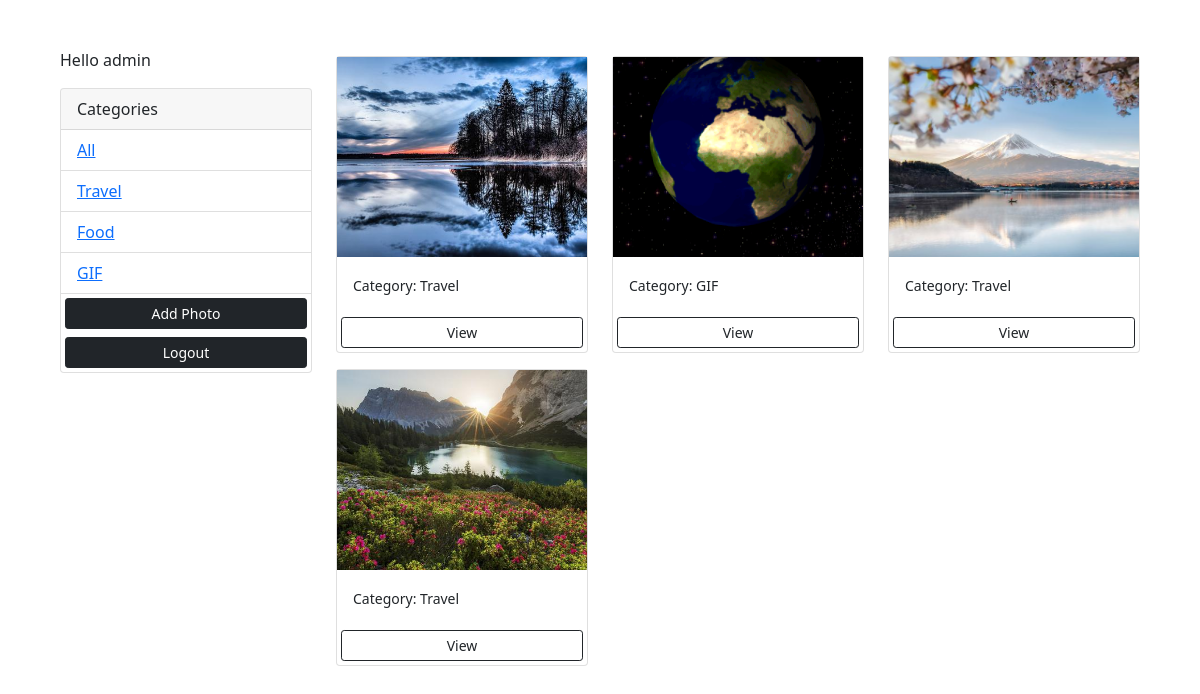
The app's page / (signed in) with its own data.
### photos/models.py (models this page shows, shortened)
class Category(models.Model):
    name = models.CharField(max_length=100, null=False, blank=False)

class Photo(models.Model):
    category = models.ForeignKey(Category, on_delete=models.SET_NULL, null=True, blank=True)
    image = models.ImageField(null=False, blank=False)
    description = models.TextField()
    thumbnail = models.ImageField(editable=False, null=True)

### photos/views.py (the view)
# urls.py: path('', views.gallery, name='gallery'),
@login_required(login_url='login')
def gallery(request):
    category = request.GET.get('category')
    if category == None:
        photos = Photo.objects.all()
    else:
        photos = Photo.objects.filter(category__name=category)
    categories = Category.objects.all()
    context = {'categories': categories, 'photos': photos}
    return render(request, 'photos/gallery.html', context)

### photos/templates/photos/gallery.html (shortened to what this page needs)
<!DOCTYPE html>
<html lang="en">
<head>
    <link href="https://cdn.jsdelivr.net/npm/bootstrap@5.1.1/dist/css/bootstrap.min.css" rel="stylesheet"
>
</head>
<body class="m-5">
    <div class="container">
        <div class="row">
            <div class="col-md-3">
                {% if request.user.is_authenticated %}
                    <p>Hello {{request.user}}</p>
                {% endif %}
                <div class="card">
                    <div class="card-header">
                        Categories
                    </div>
                    <ul class="list-group list-group-flush">
                        <li class="list-group-item">
                            <a href="{% url 'gallery' %}">All</a>
                        </li>
                        {% for category in categories %}
                        <li class="list-group-item">
                            <a href="{% url 'gallery' %}?category={{category.name}}">
                                {{category.name}}
                            </a>
                        </li>
                        {% endfor %}
                        <a href="{% url 'add' %}" class="btn btn-dark btn-block btn-sm m-1">Add Photo</a>
                        <a href="{% url 'logout' %}" class="btn btn-dark btn-block btn-sm m-1">Logout</a>
                    </ul>
                </div>
            </div>
            <div class="col-md-9">
                <div class="row">
                    {% for photo in photos %}
                    <div class="col-md-4">
                        <div class="card my-2">
                            <img class="image-thumbnail"
                                src="{{photo.thumbnail.url}}"
                                alt="Card image cap">
                            <div class="card-body">
                                <small>Category: {{photo.category.name}}</small>
                            </div>
                            <a href="{% url 'photo' photo.id %}" class="btn btn-outline-dark btn-sm m-1">View</a>
                        </div>
                    </div>
                    {% empty %}
                    <h3> No photos...<h3>
                    {% endfor %}
                </div>
            </div>
        </div>
    </div>
</body>
</html>

### photos/templates/photos/gallery.html (style rules this page uses)
.image-thumbnail { height: 200px; object-fit: cover; }

### records on screen
Category: name "Travel"
Category: name "Food"
Category: name "GIF"
Photo: thumbnail (picture), category.name "Travel"
Photo: thumbnail (picture), category.name "GIF"
Photo: thumbnail (picture), category.name "Travel"
Photo: thumbnail (picture), category.name "Travel"

### other values on screen
{{ request.user }} "admin"
